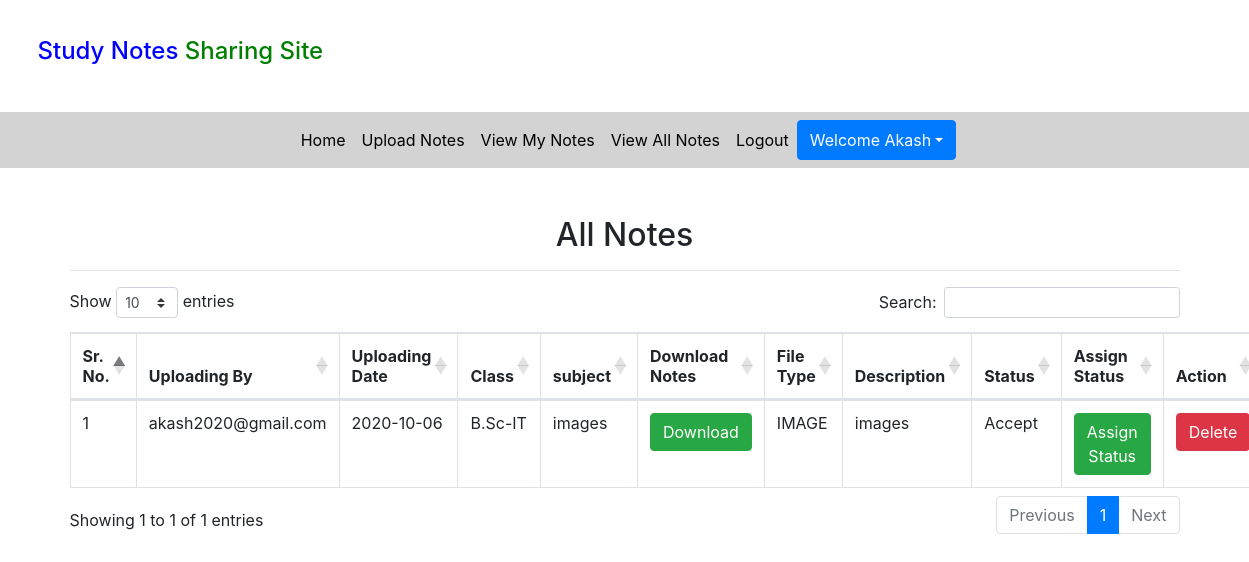
Page /viewallnotes (signed in) on the committed database.
### notes/models.py (models this page shows, shortened)
class Notes(models.Model):
    user = models.ForeignKey(User, on_delete=models.CASCADE)
    uploadingdate = models.CharField(max_length=30)
    branch = models.CharField(max_length=30)
    subject = models.CharField(max_length=30)
    notesfile = models.FileField(null=True)
    filetype = models.CharField(max_length=30)
    description = models.CharField(max_length=200, null=True)
    status = models.CharField(max_length=15)

### notes/views.py (the view)
# urls.py: path('viewallnotes', viewallnotes, name='viewallnotes'),
def viewallnotes(request):
    if not request.user.is_authenticated:
        return redirect('login')
    notes = Notes.objects.filter(status = "Accept")
    d = {'notes' : notes}
    return render(request, 'viewallnotes.html', d)

### notes/templates/viewallnotes.html (shortened to what this page needs)
{%  extends 'user_navigation.html' %}
{% load static %}
{% block body %}
<link rel="stylesheet" href="//cdnjs.cloudflare.com/ajax/libs/twitter-bootstrap/4.5.2/css/bootstrap.css">
<link rel="stylesheet" href="https://cdn.datatables.net/1.10.22/css/dataTables.bootstrap4.min.css">
<div class="container mt-5">
    <h2 class="text-center">All Notes</h2>
    <hr>
    <table class="table table-bordered" id="example">
        <thead>
        <tr>
            <th>Sr. No.</th>
            <th>Uploading By</th>
            <th>Uploading Date</th>
            <th>Class</th>
            <th>subject</th>
            <th>Download Notes</th>
            <th>File Type</th>
            <th>Description</th>
            <th>Status</th>
            <th>Assign Status</th>
            <th>Action</th>
        </tr>
        </thead>
        {% for i in notes %}
        <tbody>
        <tr>
            <td>{{forloop.counter}}</td>
            <td>{{i.user.username}}</td>
            <td>{{i.uploadingdate}}</td>
            <td>{{i.branch}}</td>
            <td>{{i.subject}}</td>
            <td><a href="{{i.notesfile.url}}" class="btn btn-success" download>Download</a></td>
            <td>{{i.filetype}}</td>
            <td>{{i.description}}</td>
            <td>{{i.status}}</td>
            <td><a href="{% url 'assign_status' i.id %}" class="btn btn-success">Assign Status</a></td>
            <td><a href="{% url 'delete_notes' i.id %}" class="btn btn-danger" onclick="return confirm('Are you sure?')">Delete</a></td>
        </tr>
        {% endfor %}
        </tbody>
    </table>
</div>
{% endblock %}

### notes/templates/user_navigation.html (shortened to what this page needs)
<html lang="en" xmlns="http://www.w3.org/1999/html">
<head>
  {% load static %}
  <link rel="stylesheet" href="https://maxcdn.bootstrapcdn.com/bootstrap/4.3.1/css/bootstrap.min.css">
  <link rel="stylesheet" href="https://use.fontawesome.com/releases/v5.6.3/css/all.css"></head>
  <link rel="stylesheet" href="{% static 'css/mystyle.css' %}">
<body>
<h4 style="padding : 3%"><span style="color:blue">Study Notes</span><span style="color:green"> Sharing Site</span></h4>
<nav class="navbar navbar-expand-sm justify-content-center" style="background-color : lightgrey">
<ul class="navbar-nav">
  <li class="navbar-item">
    <a class="nav-link" href="{% url 'profile' %}">Home</a>
  </li>
  <li class="navbar-item">
    <a class="nav-link" href="{% url 'upload_notes' %}">Upload Notes</a>
  </li>
  <li class="navbar-item">
    <a class="nav-link" href="{% url 'view_mynotes' %}">View My Notes</a>
  </li>
  <li class="navbar-item">
    <a class="nav-link" href="{% url 'viewallnotes' %}">View All Notes</a>
  </li>
    <li class="navbar-item">
    <a class="nav-link" href="{% url 'logout' %}">Logout</a>
  </li>
    <div class="btn-group">
        <button type="button" class="btn btn-primary dropdown-toggle" style="text-transform:capitalize" data-toggle="dropdown">Welcome {{request.user.first_name}}</button>
    </div>
</ul>
</nav>
</body>
</html>
{% block body %}
{% endblock %}

### notes/static/css/mystyle.css (style rules this page uses)
.nav-link { color : black }

### rows in the picture
Notes: user.username "akash2020@gmail.com", uploadingdate "2020-10-06", branch "B.Sc-IT", subject "images", filetype "IMAGE", description "images", status "Accept"

### other values in the picture
{{ request.user.first_name }} "Akash"
